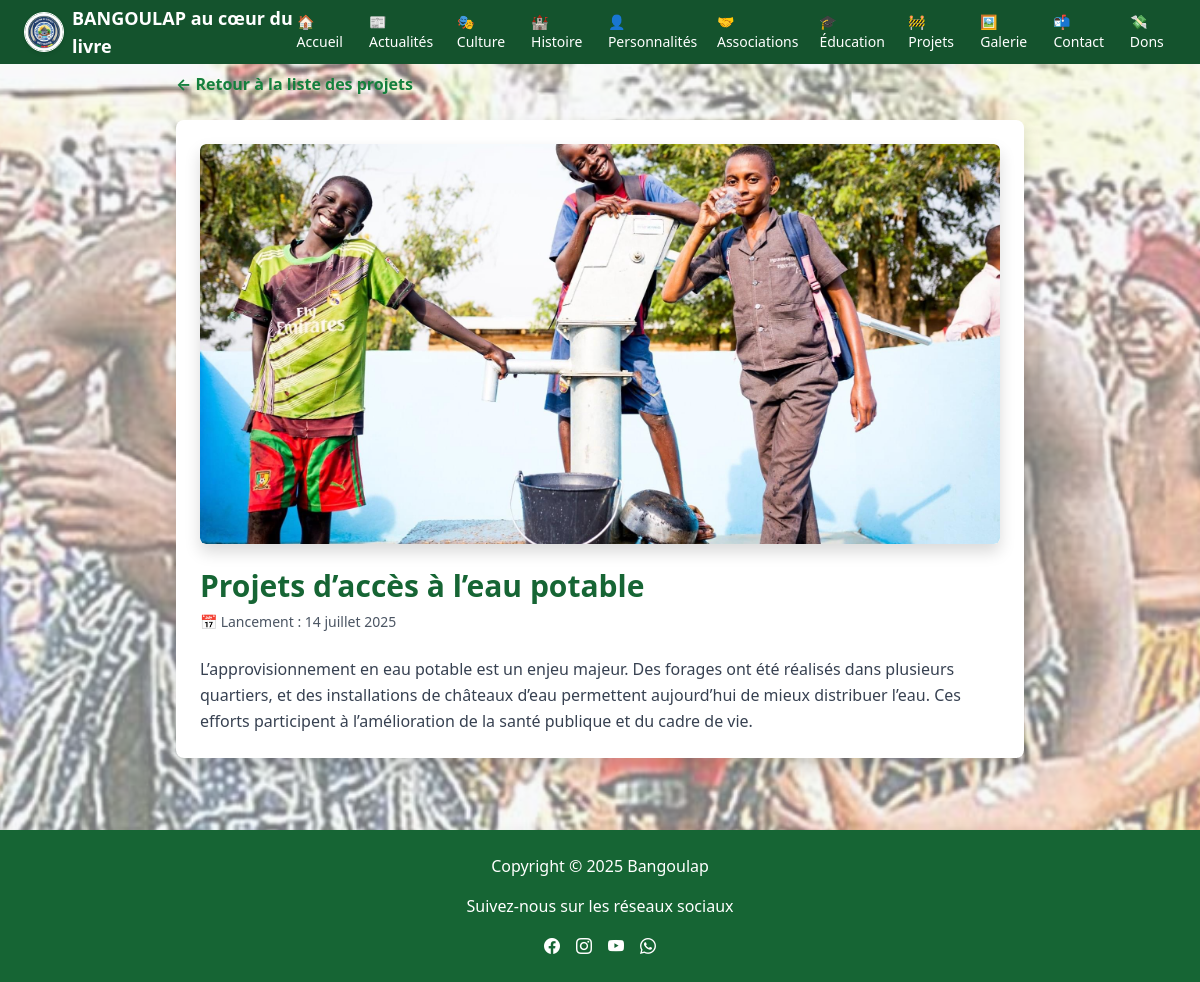
The page /projets/detail/1/ on the database its author committed.
### projets/models.py (models this page shows, shortened)
class Projet(models.Model):
    titre = models.CharField(max_length=200)
    description = models.TextField()
    date_lancement = models.DateField()
    image = models.ImageField(upload_to='projets/images/', blank=True, null=True)

### projets/views.py (the view)
# urls.py: path('detail/<int:projet_id>/', views.detail_projet, name='detail'),
def detail_projet(request, projet_id):
    projet = get_object_or_404(Projet, id=projet_id)
    return render(request, 'projets/detail_projet.html', {'projet': projet})

### projets/templates/projets/detail_projet.html (shortened to what this page needs)
{% extends 'base.html' %}
{% load static %}
{% block content %}
<section class="max-w-4xl mx-auto px-6 py-10">
    <a href="{% url 'projets:liste_projets' %}" class="text-green-700 hover:underline mb-4 inline-block"><b>← Retour à la liste des projets</b></a>
    <div class="bg-white p-6 rounded-lg shadow">
        {% if projet.image %}
            <div class="w-full mb-6 overflow-hidden rounded shadow">
                <img src="{{ projet.image.url }}" alt="{{ projet.titre }}"
                     class="w-full h-auto max-h-[400px] object-cover rounded">
            </div>
        {% endif %}
        <h1 class="text-3xl font-bold text-green-800">{{ projet.titre }}</h1>
        <p class="text-sm text-gray-600 mt-2">📅 Lancement : {{ projet.date_lancement|date:"d F Y" }}</p>
        <div class="mt-4 text-gray-700 leading-relaxed">
            {{ projet.description|linebreaks }}
        </div>
    </div>
</section>
{% endblock %}

### rows shown on the page
Projet: image (picture), titre "Projets d’accès à l’eau potable", date_lancement "14 juillet 2025", description "L’approvisionnement en eau potable est un enjeu majeur. Des forages ont été réalisés dans plusieurs quartiers, et des installations de châteaux d’eau permettent aujourd’hui de mieux distribuer l’eau. Ces efforts participent à l’amélioration de la santé publique et du cadre de vie."
